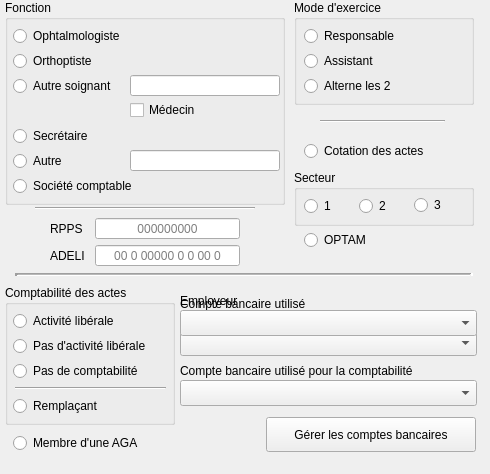
       <widget class="QWidget" name="Statutswidget" native="true">
        <property name="minimumSize">
         <size>
          <width>480</width>
          <height>470</height>
         </size>
        </property>
        <widget class="QWidget" name="Comptawidget" native="true">
         <property name="geometry">
          <rect>
           <x>0</x>
           <y>280</y>
           <width>481</width>
           <height>185</height>
          </rect>
         </property>
         <widget class="QGroupBox" name="ComptagroupBox">
          <property name="geometry">
           <rect>
            <x>5</x>
            <y>5</y>
            <width>170</width>
            <height>140</height>
           </rect>
          </property>
          <property name="contextMenuPolicy">
           <enum>Qt::NoContextMenu</enum>
          </property>
          <property name="title">
           <string>Comptabilité des actes</string>
          </property>
          <property name="checkable">
           <bool>false</bool>
          </property>
          <widget class="UpRadioButton" name="ComptaLiberalupRadioButton">
           <property name="geometry">
            <rect>
             <x>8</x>
             <y>25</y>
             <width>160</width>
             <height>22</height>
            </rect>
           </property>
           <property name="focusPolicy">
            <enum>Qt::StrongFocus</enum>
           </property>
           <property name="contextMenuPolicy">
            <enum>Qt::NoContextMenu</enum>
           </property>
           <property name="text">
            <string>Activité libérale</string>
           </property>
          </widget>
          <widget class="UpRadioButton" name="ComptaRemplaupRadioButton">
           <property name="geometry">
            <rect>
             <x>8</x>
             <y>110</y>
             <width>160</width>
             <height>22</height>
            </rect>
           </property>
           <property name="focusPolicy">
            <enum>Qt::StrongFocus</enum>
           </property>
           <property name="contextMenuPolicy">
            <enum>Qt::NoContextMenu</enum>
           </property>
           <property name="toolTip">
            <string>Cochez cette case si vous effectuez des actes et qu'ils sont comptabilisés sur le compte d'un autre soignant (Médecin collaborateur d'un cabinet libéral, remplaçant, orthoptiste...etc...)</string>
           </property>
           <property name="text">
            <string>Remplaçant</string>
           </property>
          </widget>
          <widget class="UpRadioButton" name="ComptaNoLiberalupRadioButton">
           <property name="geometry">
            <rect>
             <x>8</x>
             <y>50</y>
             <width>160</width>
             <height>22</height>
            </rect>
           </property>
           <property name="focusPolicy">
            <enum>Qt::StrongFocus</enum>
           </property>
           <property name="contextMenuPolicy">
            <enum>Qt::NoContextMenu</enum>
           </property>
           <property name="toolTip">
            <string/>
           </property>
           <property name="text">
            <string>Pas d'activité libérale</string>
           </property>
          </widget>
          <widget class="UpRadioButton" name="NoComptaupRadioButton">
           <property name="geometry">
            <rect>
             <x>8</x>
             <y>75</y>
             <width>160</width>
             <height>22</height>
            </rect>
           </property>
           <property name="focusPolicy">
            <enum>Qt::StrongFocus</enum>
           </property>
           <property name="contextMenuPolicy">
            <enum>Qt::NoContextMenu</enum>
           </property>
           <property name="toolTip">
            <string/>
           </property>
           <property name="text">
            <string>Pas de comptabilité</string>
           </property>
           <property name="checkable">
            <bool>true</bool>
           </property>
           <property name="checked">
            <bool>false</bool>
           </property>
          </widget>
          <widget class="Line" name="line_5">
           <property name="geometry">
            <rect>
             <x>10</x>
             <y>95</y>
             <width>151</width>
             <height>16</height>
            </rect>
           </property>
           <property name="orientation">
            <enum>Qt::Horizontal</enum>
           </property>
          </widget>
         </widget>
         <widget class="UpRadioButton" name="AGAupRadioButton">
          <property name="geometry">
           <rect>
            <x>13</x>
            <y>152</y>
            <width>151</width>
            <height>22</height>
           </rect>
          </property>
          <property name="focusPolicy">
           <enum>Qt::StrongFocus</enum>
          </property>
          <property name="contextMenuPolicy">
           <enum>Qt::NoContextMenu</enum>
          </property>
          <property name="text">
           <string>Membre d'une AGA</string>
          </property>
         </widget>
         <widget class="QWidget" name="CompteActeswidget" native="true">
          <property name="geometry">
           <rect>
            <x>180</x>
            <y>10</y>
            <width>298</width>
            <height>71</height>
           </rect>
          </property>
          <widget class="UpComboBox" name="CompteActescomboBox">
           <property name="geometry">
            <rect>
             <x>0</x>
             <y>40</y>
             <width>297</width>
             <height>26</height>
            </rect>
           </property>
           <property name="toolTip">
            <string>Le compte bancaire utilisé par défaut
pour l'encaissement des honoraires</string>
           </property>
          </widget>
          <widget class="QLabel" name="CompteActeslabel">
           <property name="geometry">
            <rect>
             <x>0</x>
             <y>0</y>
             <width>208</width>
             <height>41</height>
            </rect>
           </property>
           <property name="text">
            <string>Compte bancaire utilisé
pour l'enregistrement des actes</string>
           </property>
          </widget>
         </widget>
         <widget class="QWidget" name="CompteComptawidget" native="true">
          <property name="geometry">
           <rect>
            <x>180</x>
            <y>80</y>
            <width>298</width>
            <height>51</height>
           </rect>
          </property>
          <widget class="UpComboBox" name="CompteComptacomboBox">
           <property name="geometry">
            <rect>
             <x>0</x>
             <y>20</y>
             <width>297</width>
             <height>26</height>
            </rect>
           </property>
          </widget>
          <widget class="QLabel" name="CompteComptalabel">
           <property name="geometry">
            <rect>
             <x>0</x>
             <y>0</y>
             <width>271</width>
             <height>21</height>
            </rect>
           </property>
           <property name="text">
            <string>Compte bancaire utilisé pour la comptabilité</string>
           </property>
          </widget>
         </widget>
         <widget class="UpPushButton" name="GererCompteuppushButton">
          <property name="enabled">
           <bool>true</bool>
          </property>
          <property name="geometry">
           <rect>
            <x>266</x>
            <y>137</y>
            <width>210</width>
            <height>35</height>
           </rect>
          </property>
          <property name="contextMenuPolicy">
           <enum>Qt::NoContextMenu</enum>
          </property>
          <property name="text">
           <string>Gérer les comptes bancaires</string>
          </property>
          <property name="flat">
           <bool>false</bool>
          </property>
         </widget>
         <widget class="QWidget" name="Employeurwidget" native="true">
          <property name="geometry">
           <rect>
            <x>180</x>
            <y>10</y>
            <width>298</width>
            <height>51</height>
           </rect>
          </property>
          <widget class="UpComboBox" name="EmployeurcomboBox">
           <property name="geometry">
            <rect>
             <x>0</x>
             <y>20</y>
             <width>297</width>
             <height>26</height>
            </rect>
           </property>
          </widget>
          <widget class="QLabel" name="Employeurlabel">
           <property name="geometry">
            <rect>
             <x>0</x>
             <y>0</y>
             <width>271</width>
             <height>21</height>
            </rect>
           </property>
           <property name="text">
            <string>Employeur</string>
           </property>
          </widget>
         </widget>
        </widget>
        <widget class="UpLineEdit" name="NumCOupLineEdit">
         <property name="geometry">
          <rect>
           <x>95</x>
           <y>245</y>
           <width>145</width>
           <height>21</height>
          </rect>
         </property>
         <property name="contextMenuPolicy">
          <enum>Qt::NoContextMenu</enum>
         </property>
         <property name="maxLength">
          <number>21</number>
         </property>
         <property name="alignment">
          <set>Qt::AlignCenter</set>
         </property>
         <property name="placeholderText">
          <string>00 0 00000 0 0 00 0</string>
         </property>
        </widget>
        <widget class="QLabel" name="NumCOlabel">
         <property name="geometry">
          <rect>
           <x>50</x>
           <y>248</y>
           <width>45</width>
           <height>16</height>
          </rect>
         </property>
         <property name="contextMenuPolicy">
          <enum>Qt::NoContextMenu</enum>
         </property>
         <property name="text">
          <string>ADELI</string>
         </property>
         <property name="alignment">
          <set>Qt::AlignLeading|Qt::AlignLeft|Qt::AlignVCenter</set>
         </property>
        </widget>
        <widget class="Line" name="line_6">
         <property name="geometry">
          <rect>
           <x>35</x>
           <y>200</y>
           <width>220</width>
           <height>16</height>
          </rect>
         </property>
         <property name="orientation">
          <enum>Qt::Horizontal</enum>
         </property>
        </widget>
        <widget class="Line" name="line">
         <property name="geometry">
          <rect>
           <x>15</x>
           <y>273</y>
           <width>458</width>
           <height>3</height>
          </rect>
         </property>
         <property name="contextMenuPolicy">
          <enum>Qt::NoContextMenu</enum>
         </property>
         <property name="frameShadow">
          <enum>QFrame::Sunken</enum>
         </property>
         <property name="lineWidth">
          <number>3</number>
         </property>
         <property name="midLineWidth">
          <number>1</number>
         </property>
         <property name="orientation">
          <enum>Qt::Horizontal</enum>
         </property>
        </widget>
        <widget class="UpLineEdit" name="RPPSupLineEdit">
         <property name="geometry">
          <rect>
           <x>95</x>
           <y>218</y>
           <width>145</width>
           <height>21</height>
          </rect>
         </property>
         <property name="contextMenuPolicy">
          <enum>Qt::NoContextMenu</enum>
         </property>
         <property name="maxLength">
          <number>12</number>
         </property>
         <property name="alignment">
          <set>Qt::AlignCenter</set>
         </property>
         <property name="placeholderText">
          <string>000000000</string>
         </property>
        </widget>
        <widget class="Line" name="line_7">
         <property name="geometry">
          <rect>
           <x>320</x>
           <y>120</y>
           <width>125</width>
           <height>3</height>
          </rect>
         </property>
         <property name="orientation">
          <enum>Qt::Horizontal</enum>
         </property>
        </widget>
        <widget class="UpRadioButton" name="CotationupRadioButton">
         <property name="geometry">
          <rect>
           <x>304</x>
           <y>140</y>
           <width>169</width>
           <height>22</height>
          </rect>
         </property>
         <property name="focusPolicy">
          <enum>Qt::StrongFocus</enum>
         </property>
         <property name="contextMenuPolicy">
          <enum>Qt::NoContextMenu</enum>
         </property>
         <property name="toolTip">
          <string/>
         </property>
         <property name="text">
          <string>Cotation des actes</string>
         </property>
        </widget>
        <widget class="QLabel" name="RPPSlabel">
         <property name="geometry">
          <rect>
           <x>50</x>
           <y>221</y>
           <width>45</width>
           <height>16</height>
          </rect>
         </property>
         <property name="contextMenuPolicy">
          <enum>Qt::NoContextMenu</enum>
         </property>
         <property name="text">
          <string>RPPS</string>
         </property>
         <property name="alignment">
          <set>Qt::AlignLeading|Qt::AlignLeft|Qt::AlignVCenter</set>
         </property>
        </widget>
        <widget class="QGroupBox" name="SecteurgroupBox">
         <property name="geometry">
          <rect>
           <x>294</x>
           <y>170</y>
           <width>180</width>
           <height>56</height>
          </rect>
         </property>
         <property name="contextMenuPolicy">
          <enum>Qt::NoContextMenu</enum>
         </property>
         <property name="title">
          <string>Secteur</string>
         </property>
         <widget class="UpRadioButton" name="Secteur1upRadioButton">
          <property name="geometry">
           <rect>
            <x>10</x>
            <y>25</y>
            <width>41</width>
            <height>22</height>
           </rect>
          </property>
          <property name="focusPolicy">
           <enum>Qt::StrongFocus</enum>
          </property>
          <property name="contextMenuPolicy">
           <enum>Qt::NoContextMenu</enum>
          </property>
          <property name="text">
           <string>1</string>
          </property>
         </widget>
         <widget class="UpRadioButton" name="Secteur2upRadioButton">
          <property name="geometry">
           <rect>
            <x>65</x>
            <y>25</y>
            <width>41</width>
            <height>22</height>
           </rect>
          </property>
          <property name="focusPolicy">
           <enum>Qt::StrongFocus</enum>
          </property>
          <property name="contextMenuPolicy">
           <enum>Qt::NoContextMenu</enum>
          </property>
          <property name="text">
           <string>2 </string>
          </property>
         </widget>
         <widget class="UpRadioButton" name="Secteur3upRadioButton">
          <property name="geometry">
           <rect>
            <x>120</x>
            <y>24</y>
            <width>41</width>
            <height>22</height>
           </rect>
          </property>
          <property name="focusPolicy">
           <enum>Qt::StrongFocus</enum>
          </property>
          <property name="contextMenuPolicy">
           <enum>Qt::NoContextMenu</enum>
          </property>
          <property name="text">
           <string>3</string>
          </property>
         </widget>
        </widget>
        <widget class="QGroupBox" name="FonctiongroupBox">
         <property name="geometry">
          <rect>
           <x>5</x>
           <y>0</y>
           <width>280</width>
           <height>205</height>
          </rect>
         </property>
         <property name="focusPolicy">
          <enum>Qt::NoFocus</enum>
         </property>
         <property name="contextMenuPolicy">
          <enum>Qt::NoContextMenu</enum>
         </property>
         <property name="title">
          <string>Fonction</string>
         </property>
         <widget class="UpRadioButton" name="OPHupRadioButton">
          <property name="geometry">
           <rect>
            <x>8</x>
            <y>25</y>
            <width>181</width>
            <height>22</height>
           </rect>
          </property>
          <property name="focusPolicy">
           <enum>Qt::StrongFocus</enum>
          </property>
          <property name="contextMenuPolicy">
           <enum>Qt::NoContextMenu</enum>
          </property>
          <property name="text">
           <string>Ophtalmologiste</string>
          </property>
         </widget>
         <widget class="UpRadioButton" name="OrthoptistupRadioButton">
          <property name="geometry">
           <rect>
            <x>8</x>
            <y>50</y>
            <width>161</width>
            <height>22</height>
           </rect>
          </property>
          <property name="focusPolicy">
           <enum>Qt::StrongFocus</enum>
          </property>
          <property name="contextMenuPolicy">
           <enum>Qt::NoContextMenu</enum>
          </property>
          <property name="text">
           <string>Orthoptiste</string>
          </property>
         </widget>
         <widget class="UpRadioButton" name="AutreSoignantupRadioButton">
          <property name="geometry">
           <rect>
            <x>8</x>
            <y>75</y>
            <width>111</width>
            <height>22</height>
           </rect>
          </property>
          <property name="focusPolicy">
           <enum>Qt::StrongFocus</enum>
          </property>
          <property name="contextMenuPolicy">
           <enum>Qt::NoContextMenu</enum>
          </property>
          <property name="text">
           <string>Autre soignant</string>
          </property>
         </widget>
         <widget class="UpRadioButton" name="SecretaireupRadioButton">
          <property name="geometry">
           <rect>
            <x>8</x>
            <y>125</y>
            <width>161</width>
            <height>22</height>
           </rect>
          </property>
          <property name="focusPolicy">
           <enum>Qt::StrongFocus</enum>
          </property>
          <property name="contextMenuPolicy">
           <enum>Qt::NoContextMenu</enum>
          </property>
          <property name="text">
           <string>Secrétaire</string>
          </property>
         </widget>
         <widget class="UpRadioButton" name="AutreNonSoignantupRadioButton">
          <property name="geometry">
           <rect>
            <x>8</x>
            <y>150</y>
            <width>111</width>
            <height>22</height>
           </rect>
          </property>
          <property name="focusPolicy">
           <enum>Qt::StrongFocus</enum>
          </property>
          <property name="contextMenuPolicy">
           <enum>Qt::NoContextMenu</enum>
          </property>
          <property name="text">
           <string>Autre</string>
          </property>
         </widget>
         <widget class="UpLineEdit" name="AutreFonctionuplineEdit">
          <property name="geometry">
           <rect>
            <x>125</x>
            <y>150</y>
            <width>150</width>
            <height>21</height>
           </rect>
          </property>
          <property name="maxLength">
           <number>40</number>
          </property>
         </widget>
         <widget class="UpLineEdit" name="AutreSoignantupLineEdit">
          <property name="geometry">
           <rect>
            <x>125</x>
            <y>75</y>
            <width>150</width>
            <height>21</height>
           </rect>
          </property>
          <property name="maxLength">
           <number>40</number>
          </property>
         </widget>
         <widget class="UpRadioButton" name="SocieteComptableupRadioButton">
          <property name="geometry">
           <rect>
            <x>8</x>
            <y>175</y>
            <width>161</width>
            <height>22</height>
           </rect>
          </property>
          <property name="focusPolicy">
           <enum>Qt::StrongFocus</enum>
          </property>
          <property name="contextMenuPolicy">
           <enum>Qt::NoContextMenu</enum>
          </property>
          <property name="text">
           <string>Société comptable</string>
          </property>
         </widget>
         <widget class="QCheckBox" name="MedecincheckBox">
          <property name="geometry">
           <rect>
            <x>125</x>
            <y>100</y>
            <width>121</width>
            <height>20</height>
           </rect>
          </property>
          <property name="text">
           <string>Médecin</string>
          </property>
         </widget>
        </widget>
        <widget class="QGroupBox" name="ModeExercicegroupBox">
         <property name="geometry">
          <rect>
           <x>294</x>
           <y>0</y>
           <width>180</width>
           <height>105</height>
          </rect>
         </property>
         <property name="contextMenuPolicy">
          <enum>Qt::NoContextMenu</enum>
         </property>
         <property name="title">
          <string>Mode d'exercice</string>
         </property>
         <widget class="UpRadioButton" name="ResponsableLes2upRadioButton">
          <property name="geometry">
           <rect>
            <x>10</x>
            <y>75</y>
            <width>160</width>
            <height>22</height>
           </rect>
          </property>
          <property name="focusPolicy">
           <enum>Qt::StrongFocus</enum>
          </property>
          <property name="contextMenuPolicy">
           <enum>Qt::NoContextMenu</enum>
          </property>
          <property name="toolTip">
           <string>Cochez cette case si vous effectuez des actes et qu'ils sont comptabilisés sur le compte d'un autre soignant (Médecin collaborateur d'un cabinet libéral, remplaçant, orthoptiste...etc...)</string>
          </property>
          <property name="text">
           <string>Alterne les 2</string>
          </property>
         </widget>
         <widget class="UpRadioButton" name="ResponsableupRadioButton">
          <property name="geometry">
           <rect>
            <x>10</x>
            <y>25</y>
            <width>231</width>
            <height>22</height>
           </rect>
          </property>
          <property name="focusPolicy">
           <enum>Qt::StrongFocus</enum>
          </property>
          <property name="contextMenuPolicy">
           <enum>Qt::NoContextMenu</enum>
          </property>
          <property name="text">
           <string>Responsable</string>
          </property>
         </widget>
         <widget class="UpRadioButton" name="AssistantupRadioButton">
          <property name="geometry">
           <rect>
            <x>10</x>
            <y>50</y>
            <width>160</width>
            <height>22</height>
           </rect>
          </property>
          <property name="focusPolicy">
           <enum>Qt::StrongFocus</enum>
          </property>
          <property name="contextMenuPolicy">
           <enum>Qt::NoContextMenu</enum>
          </property>
          <property name="toolTip">
           <string>Cochez cette case si vous n'efectuez pas de comptabilité de vos actes</string>
          </property>
          <property name="text">
           <string>Assistant</string>
          </property>
         </widget>
        </widget>
        <widget class="UpRadioButton" name="OPTAMupRadioButton">
         <property name="geometry">
          <rect>
           <x>304</x>
           <y>229</y>
           <width>169</width>
           <height>22</height>
          </rect>
         </property>
         <property name="focusPolicy">
          <enum>Qt::StrongFocus</enum>
         </property>
         <property name="contextMenuPolicy">
          <enum>Qt::NoContextMenu</enum>
         </property>
         <property name="toolTip">
          <string/>
         </property>
         <property name="text">
          <string>OPTAM</string>
         </property>
        </widget>
       </widget>
